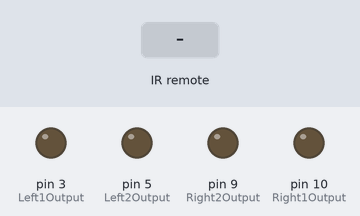
Bench run of a sketch on a simulated Arduino Uno, built with avr-gcc and run on an emulated ATmega328P. Shown: output pins drawn as LEDs (lit = HIGH). The inputs (shaded band) are chosen by the test bench.

Above: at 1.2 s.
1.3 s: infrared code 0x3D9AE3F7 received
At 1.8 s:
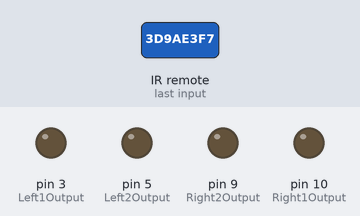
2.8 s: infrared code 0x1BC0157B received
At 4.2 s:
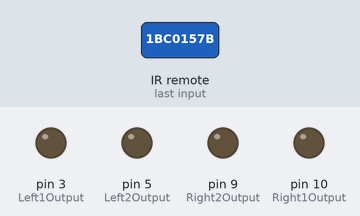
Timing chart, 0 to 5.8 s (numbered marks = the images above; inputs shaded):
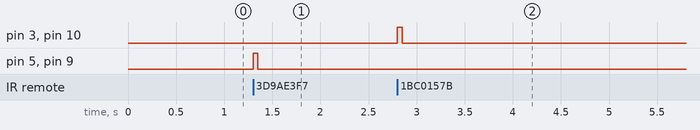

Measured:
- after the input at 1.3 s, pin 5 (Left2Output), pin 9 (Right2Output): LOW → HIGH at once, → LOW 0.05 s later
- after the input at 2.8 s, pin 3 (Left1Output), pin 10 (Right1Output): LOW → HIGH at once, → LOW 0.05 s later

The sketch:

RemoteControl.ino
```cpp
#include <IRremote.h>

const int IRRecPin = 12;
IRrecv irrecv(IRRecPin);
decode_results results;
unsigned long key_value = 0;
#define Left1Output 3
#define Left2Output 5
#define Right1Output 10
#define Right2Output 9

#define linefollowright 11
#define linefollowleft 7
byte readerright = 0;
byte readerleft = 0;
void setup() {
  // put your setup code here, to run once:
  Serial.begin(9600);
  irrecv.enableIRIn();
  irrecv.blink13(true);
  pinMode(Left1Output, OUTPUT);
  pinMode(Left2Output, OUTPUT);
  pinMode(Right1Output, OUTPUT);
  pinMode(Right2Output, OUTPUT);
  pinMode(linefollowright,INPUT);
  pinMode(linefollowleft, INPUT);
  pinMode(IRRecPin, INPUT);
}

void loop() {
  if (irrecv.decode(&results)){
    switch(results.value){
      case 0x3D9AE3F7:
      forward();
      break;
      case 0x1BC0157B:
      backward();
      break;
    }
    irrecv.resume();
    delay(20);
  }
}

void forward(){
  digitalWrite(Left1Output, LOW);
  digitalWrite(Left2Output,100);
  digitalWrite(Right1Output, LOW);
  digitalWrite(Right2Output,100);
  delay(50);
  digitalWrite(Left1Output, LOW);
  digitalWrite(Left2Output,LOW);
  digitalWrite(Right1Output, LOW);
  digitalWrite(Right2Output,LOW);
  delay(10);
}


void backward(){
  digitalWrite(Left1Output, 100);
  digitalWrite(Left2Output,LOW);
  digitalWrite(Right1Output, 100);
  digitalWrite(Right2Output,LOW);
  delay(50);
  digitalWrite(Left1Output, LOW);
  digitalWrite(Left2Output,LOW);
  digitalWrite(Right1Output, LOW);
  digitalWrite(Right2Output,LOW);
  delay(10);
}

void right(){
  digitalWrite(Left1Output, LOW);
  digitalWrite(Left2Output,100);
  digitalWrite(Right1Output, 100);
  digitalWrite(Right2Output,LOW);
  delay(50);
  digitalWrite(Left1Output, LOW);
  digitalWrite(Left2Output,LOW);
  digitalWrite(Right1Output, LOW);
  digitalWrite(Right2Output,LOW);
  delay(50);
}

void left(){
  digitalWrite(Left1Output, HIGH);
  digitalWrite(Left2Output,LOW);
  digitalWrite(Right1Output, LOW);
  digitalWrite(Right2Output,HIGH);
  delay(50);
  digitalWrite(Left1Output, LOW);
  digitalWrite(Left2Output,LOW);
  digitalWrite(Right1Output, LOW);
  digitalWrite(Right2Output,LOW);
  delay(50);
}

void stopall(){
  digitalWrite(Left1Output, LOW);
  digitalWrite(Left2Output,LOW);
  digitalWrite(Right1Output, LOW);
  digitalWrite(Right2Output,LOW);
}
```
